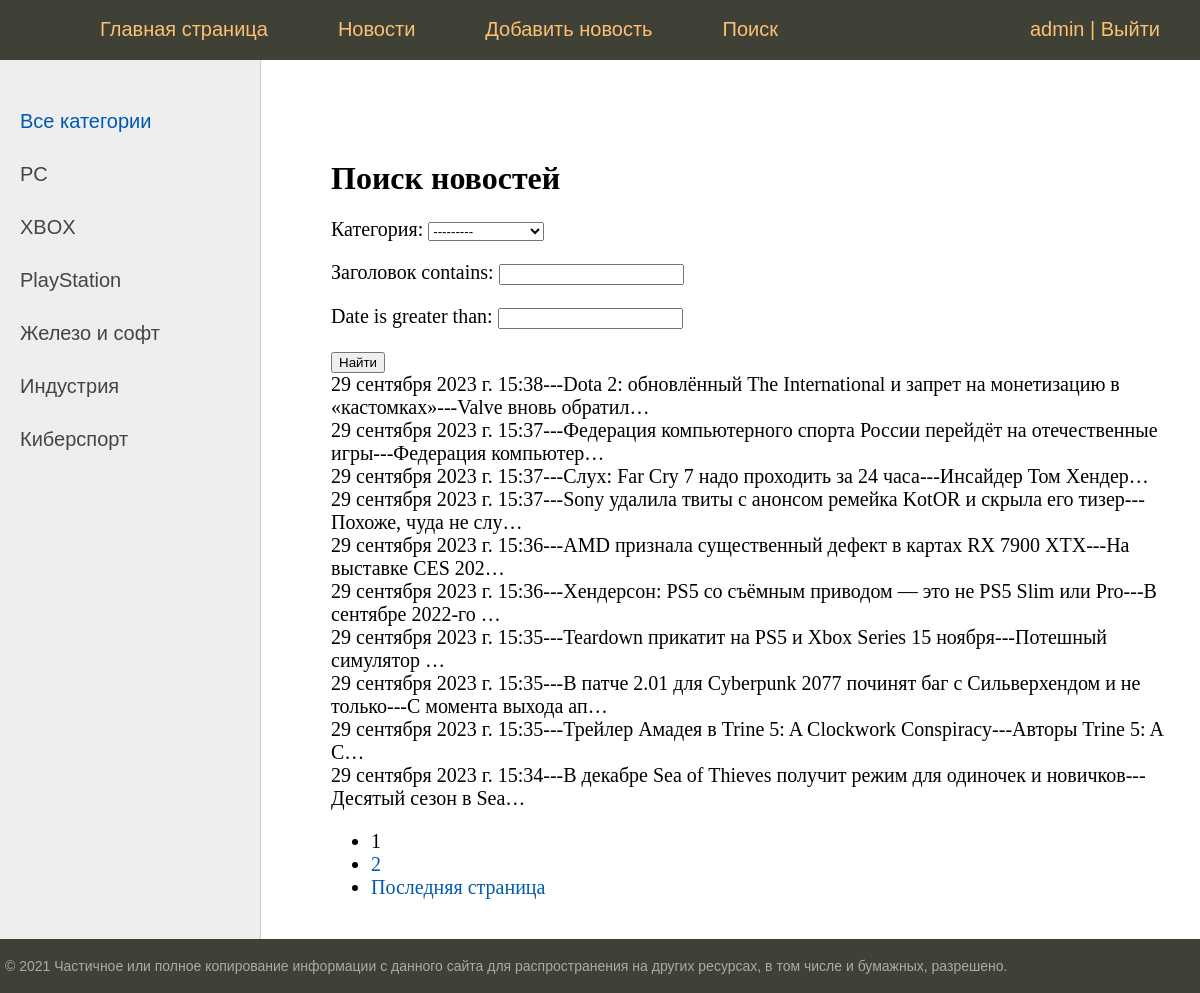
/news/search (signed in), run on the app's committed database.
### news/models.py (models this page shows, shortened)
class Category(models.Model):
    name = models.CharField(max_length=50, db_index=True, unique=True)
    subscribers = models.ManyToManyField(User, related_name='categories', blank=True)
    def __str__(self):
        return self.name
    def get_absolute_url(self):
        return reverse('category', kwargs={'cat_id': self.pk})
    class Meta:
        verbose_name_plural = 'Категории'

class News(models.Model):
    title = models.CharField(max_length=255, verbose_name='Заголовок')
    description = models.TextField(verbose_name='Содержание')
    date = models.DateTimeField(auto_now_add=True)
    rating = models.IntegerField(default=0)
    cat = models.ForeignKey('Category', on_delete=models.PROTECT,  verbose_name='Категория')
    auth = models.ForeignKey('Author', on_delete=models.CASCADE, verbose_name='Автор', blank=True, default='admin')
    class Meta:
        ordering = ['-date']
        verbose_name_plural = 'News'

### news/views.py (the view)
# urls.py: path('news/search', Search.as_view(), name='search'),
class Search(DataMixin, ListView):
    model = News
    template_name = 'news/search.html'
    context_object_name = 'posts'
    paginate_by = 10
    def get_filter(self):
        return NewsFilter(self.request.GET, queryset=super().get_queryset())
    def get_queryset(self):
        return self.get_filter().qs
    def get_context_data(self, *args, **kwargs):
        context = {
            **super().get_context_data(*args, **kwargs),
            'filter': self.get_filter()
        }
        c_def = self.get_user_context(title='Поиск новостей')
        return dict(list(context.items()) + list(c_def.items()))

### news/utils.py (called while the page is built)
    def get_user_context(self, **kwargs):
        context = kwargs
        cats = Category.objects.all()
        context['menu'] = menu
        context['cats'] = cats
        if 'cat_selected' not in context:
            context['cat_selected'] = 0
        return context

### news/templates/news/search.html
{% extends 'news/default.html' %}
{% block content %}
<h1>{{title}}</h1>
<form method="get">
       {{ filter.form.as_p }}
       <input type="submit" value="Найти" />
</form>
       {% for obj in posts %}
              {{ obj.date }}---{{ obj.title }}---{{ obj.description|truncatechars:20 }}<br />
       {% endfor %}
{% endblock %}

### news/templates/news/default.html (shortened to what this page needs)
{% load static %}
<!DOCTYPE html>
<html>
<head>
	<link type="text/css" href="{% static 'news/css/styles.css' %}" rel="stylesheet" />
</head>
<body>
<table class="table-page" border=0 cellpadding="0" cellspacing="0">
<tr><td valign=top>
{% block mainmenu %}
		<div class="header">
			<ul id="mainmenu" class="mainmenu">
			<li class="logo"><a href="{% url 'home' %}"><div class="logo"></div></a></li>
{% for m in menu %}
		<li><a href="{% url m.url_name %}">{{m.title}}</a></li>
{% endfor %}
				{% if request.user.is_authenticated %}
					<li class="last"> {{user.username}} | <a href="{% url 'account_logout' %}"> Выйти</a> </li>
				{% else %}
					<li class="last"><a href="{% url 'account_signup' %}">Регистрация</a> | <a href="{% url 'account_login' %}"> Войти </a> </li>
				{% endif %}
			</ul>
		</div>
{% endblock mainmenu %}
<table class="table-content" border=0 cellpadding="0" cellspacing="0">
<tr>
	<td valign="top" class="left-chapters">
	<ul id="leftchapters">
{% if cat_selected == 0 %}
		<li class="selected">Все категории</li>
{% else %}
		<li><a href="{% url 'news' %}">Все категории</a></li>
{% endif %}
{% for c in cats %}
	{% if c.pk == cat_selected %}
		<li class="selected">{{ c.name }}</li>
	{% else %}
		<li><a href="{{ c.get_absolute_url }}">{{ c.name }}</a></li>
	{% endif %}
{% endfor %}
	</ul>
	</td>
<td valign="top" class="content">
	<div class="content-text">
{% block content %}
{% endblock %}
<nav class="list-pages">
	<ul>
		{% for p in paginator.page_range %}
		{% if page_obj.number == p %}
		<li class="page-num page-num-selected">{{ p }}</li>
		{% elif p >= page_obj.number|add:-1 and p <= page_obj.number|add:1 %}
		<li class="page-num">
			<a href="?page={{ p }}">{{ p }}</a>
		</li>
		{% endif %}
		{% endfor %}
{% if page_obj.has_next %}
<li class="page-num">
	<a href="?page={{ page_obj.last_page_number }}">Последняя страница</a>
</li>
{% endif %}
	</ul>
</nav>
	</div>
</td></tr></table>
</td></tr>
<tr><td valign=top>
	<div id="footer">
		<p>&copy; 2021 Частичное или полное копирование информации с данного сайта для распространения на других ресурсах, в том числе и бумажных, разрешено.</p>
	</div>
</td></tr></table>
</body>
</html>

### news/static/news/css/styles.css (style rules this page uses)
html, body { font-family: 'Arial'; margin: 0; padding: 0; height: 100%; width: 100%; color: #444; }
a { color: #0059b2; text-decoration: none; }
.table-page { width: 100%; height: 100%; vertical-align: top; }
.table-page tr { height: 100%; }
.header { background: #3F4137; height: 60px; }
.logo { background: url('../images/logo.png') no-repeat 10px 5px; width: 70px; height: 60px; }
ul.mainmenu { list-style: none; margin: 0; padding: 0; height: 60px; color: #fdc073; font-size: 20px; overflow: hidden; }
ul.mainmenu li { float: left; margin: 18px 40px 0 30px; }
ul.mainmenu li.logo { margin: 0; }
ul.mainmenu li.last { float: right; }
ul.mainmenu li a { color: #fdc073; text-decoration: none; }
.table-content { width: 100%; min-height: 100%; height: 100%; }
.left-chapters { margin: 0; background: #eee; border-right: 1px solid #ccc; min-height: 100%; }
.left-chapters ul { width: 230px; min-height: 100%; margin: 0; padding: 20px 10px 10px 20px; list-style: none; font-size: 20px; }
.left-chapters ul li { margin: 30px 0 0 0; color: #999; }
.left-chapters ul li.selected { color: #0059b2; }
.left-chapters ul li a { color: #444; text-decoration: none; }
.content { padding: 40px 20px 20px 40px; width: 100%; box-sizing: border-box; }
.content-text { margin: 60px 0 0 30px; color: #000; font-size: 20px; font-family: Yandex Sans Display Light; }
.content-text h1 { font-size: 32px; }
#footer { box-sizing: border-box; background: #3F4137; padding: 5px; color: #aaa; font-size: 14px; font-family: Verdana, Geneva, Arial, Helvetica; text-align: left; overflow: hidden; }

### data on the page
Category: name "PC"
Category: name "XBOX"
Category: name "PlayStation"
Category: name "Железо и софт"
Category: name "Индустрия"
Category: name "Киберспорт"
News: date "29 сентября 2023 г. 15:38", title "Dota 2: обновлённый The International и запрет на монетизацию в «кастомках»", description "Valve вновь обратил…"
News: date "29 сентября 2023 г. 15:37", title "Федерация компьютерного спорта России перейдёт на отечественные игры", description "Федерация компьютер…"
News: date "29 сентября 2023 г. 15:37", title "Слух: Far Cry 7 надо проходить за 24 часа", description "Инсайдер Том Хендер…"
News: date "29 сентября 2023 г. 15:37", title "Sony удалила твиты с анонсом ремейка KotOR и скрыла его тизер", description "Похоже, чуда не слу…"
News: date "29 сентября 2023 г. 15:36", title "AMD признала существенный дефект в картах RX 7900 XTX", description "На выставке CES 202…"
News: date "29 сентября 2023 г. 15:36", title "Хендерсон: PS5 со съёмным приводом — это не PS5 Slim или Pro", description "В сентябре 2022-го …"
News: date "29 сентября 2023 г. 15:35", title "Teardown прикатит на PS5 и Xbox Series 15 ноября", description "Потешный симулятор …"
News: date "29 сентября 2023 г. 15:35", title "В патче 2.01 для Cyberpunk 2077 починят баг с Сильверхендом и не только", description "С момента выхода ап…"
News: date "29 сентября 2023 г. 15:35", title "Трейлер Амадея в Trine 5: A Clockwork Conspiracy", description "Авторы Trine 5: A C…"
News: date "29 сентября 2023 г. 15:34", title "В декабре Sea of Thieves получит режим для одиночек и новичков", description "Десятый сезон в Sea…"

### other printed values
{{ m.title }} "Главная страница" "Новости" "Добавить новость" "Поиск"
{{ user.username }} "admin"
{{ title }} "Поиск новостей"
{{ p }} "1"
{{ p }} "2"
